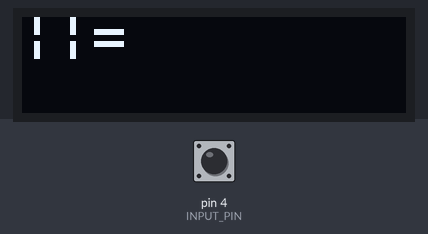
The sketch below on a simulated Arduino Leonardo, built with avr-gcc and run on an emulated ATmega32U4. On the bench: 128×32 one-colour display. The test bench sets the inputs (shaded band); at power-on: pin 4 (INPUT_PIN) HIGH. USB keyboard and mouse output is not drawn; what the sketch prints to the serial monitor is not drawn.

Above: at 1.2 s.
1.3 s: pin 4 (INPUT_PIN) pulled LOW for 0.15 s
At 2.6 s:
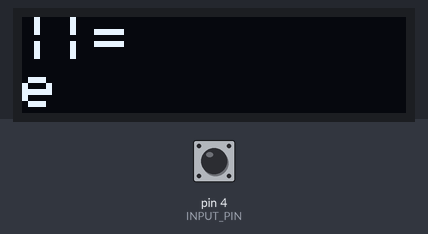
3.3 s: pin 4 (INPUT_PIN) pulled LOW for 1 s
At 5.3 s:
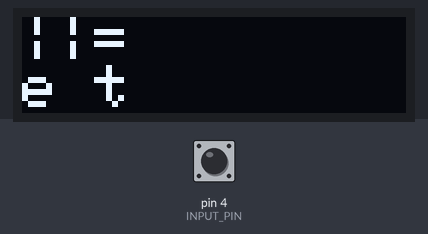
6.2 s: pin 4 (INPUT_PIN) pulled LOW for 0.15 s
At 7.5 s:
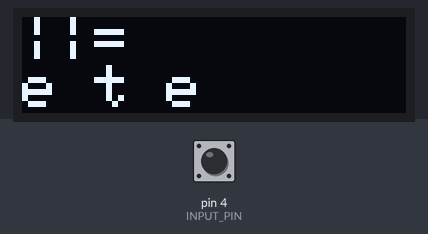
8.2 s: pin 4 (INPUT_PIN) pulled LOW for 0.15 s
At 8.56 s:
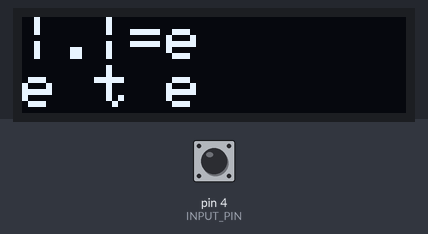
10.2 s: pin 4 (INPUT_PIN) pulled LOW for 1 s
At 11.41 s:
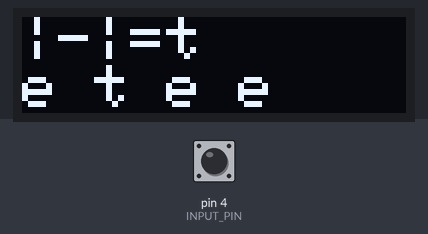
13.1 s: pin 4 (INPUT_PIN) pulled LOW for 3.2 s
At 18.6 s:
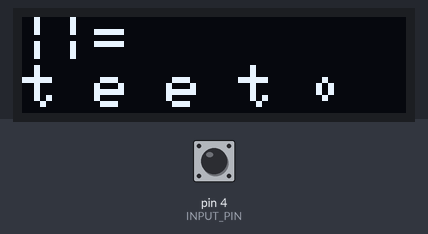
Timing chart, 0 to 19.8 s (numbered marks = the images above; inputs shaded):
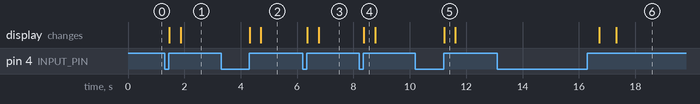

The sketch:

morse_keyboard.ino
```cpp
#include <SPI.h>
#include <Wire.h>
#include <Adafruit_GFX.h>
#include <Adafruit_SSD1306.h>
#include <Keyboard.h>

#define SCREEN_WIDTH 128
#define SCREEN_HEIGHT 32

#define OLED_RESET -1
Adafruit_SSD1306 display(SCREEN_WIDTH, SCREEN_HEIGHT, &Wire, OLED_RESET);

#define INPUT_PIN 4

const int DIT_LENGTH[2] = {25, 200};
const int CHAR_LENGTH[2] = {400 , 1000};
const int WORD_LENGTH[2] = {1001, 3000};
const int DAH_LENGTH[2] = {201, 1000};

bool keyboardEnabled = true;
bool inputPressed = false;
bool processedUnpressed = true;
bool processedWaitChar = true;
bool processedWaitWord = true;

unsigned long startPressed = 0;
unsigned long endPressed = 0;
unsigned long endWait = 0;
unsigned long startWait = 0;

unsigned long waitTime = 0;
unsigned long pressedTime = 0;

bool shouldRedraw = true;

unsigned int currentLetter = 0;
int letterIndex = 0;

String displayString = "";

enum SPECIAL_KEYS {
  CTRL,
  SHIFT,
  ALT
};

const int KEYMAP[6][64] = {
  // 1 bit maps
  {
    (int)'e', (int)'t'
  },
  // 2 bit maps
  {
    (int) 'i', (int) 'a', (int) 'n', (int) 'm'
  },
  // 3 bit maps
  {
    (int) 's', (int) 'u', (int) 'r', (int) 'w',
    (int) 'd', (int) 'k', (int) 'g', (int) 'o'
  },
  // 4 bit maps
  {
    (int) 'h', (int) 'v', (int) 'f', -1,
    (int) 'l', -1, (int) 'p', (int) 'j',
    (int) 'b', (int) 'x', (int) 'c', (int) 'y',
    (int) 'z', (int) 'q'
  },
  // 5 bit maps
  {
    // 5, 4, ., 3, .
    53, 52, -1, 51, -1,
    // ., 2, ., ., +
    -1, 50, -1, -1, (int)'+',
    // ., ., ., ., .
    -1, -1, -1, -1, 49,
    // 6, =, /, ., .
    54, (int)'=', (int)'/', -1, -1,
    // ., ., ., 7, .,
    -1, -1, -1, 55, -1,
    // ., ., 8, ., 9
    -1, -1, 56, -1, 57,
    // 0
    48
  },
  // 6 bit maps
  {
    -1, -1, -1, -1, -1, -1, -1, -1,
    -1, -1, -1, -1,  (int) '?', -1, -1, -1,
    -1, -1, -1, -1, (int) '`', -1, -1, -1,
    -1, -1, -1, -1, -1, -1, -1, -1,
    -1, (int) '-', -1, -1, -1, -1, -1, -1,
    -1, -1, (int) ';', (int) '!', -1, -1, -1, -1,
    -1, -1, (int) ',', -1, -1, -1, -1, (int)':',
    (int) ':', -1, -1, -1, -1, -1, -1, -1
  }
};


/**
 * Much similar to the binary keyboard, this code is hacky garbage
 * good luck and have fun
 */
void setup() {
  Serial.begin(9600);

  pinMode(INPUT_PIN, INPUT_PULLUP);

  Keyboard.begin();


  // Generate display voltage from 3.3 internally - from SSD1306 example
  if (!display.begin(SSD1306_SWITCHCAPVCC, 0x3C)) {
    Serial.println(F("Display failed to load"));
    for (;;); // go into permanenet loop so we don't break stuff
  }

}

void loop() {
  check_click();
  process_dits_and_dahs();
  draw();
}

bool check_click() {
  if (inputPressed) {
    pressedTime = millis() - startPressed;
    waitTime = 0;
  } else {
    waitTime = millis() - startWait;
    pressedTime = 0;
  }

  if (inputPressed && digitalRead(INPUT_PIN) == HIGH) {
    processedUnpressed = false;
    processedWaitChar = false;
    processedWaitWord = false;
    inputPressed = false;
    endPressed = millis();
    startWait = millis();
    print_click_status("not clicked");
  } else if (!inputPressed && digitalRead(INPUT_PIN) == LOW) {
    inputPressed = true;
    startPressed = millis();
    endWait = millis();

    processedWaitChar = true;
    processedWaitWord = true;
    print_click_status("clicked");
  }
}

void process_dits_and_dahs() {
  if (!processedWaitChar && isChar(waitTime)) {
    // send char
    send_char();
    processedWaitChar = true;
  }

  if (!processedWaitWord && isWord(waitTime)) {
    // send word
    send_word();
    processedWaitWord = true;
  }
  if (!processedUnpressed) {
    if (isDah(pressedTime)) {
      send_dah();
    } else if (isDit(pressedTime)) {
      send_dit();
    }

    processedUnpressed = true;
  }
}

void send_dit() {
  // add dit to currentLetter increment letterIndex
  currentLetter <<= 1;
  letterIndex++;
  shouldRedraw = true;
}

void send_dah() {
  // add dah to currentLetter, increment letterIndex
  currentLetter |= 1;
  currentLetter <<= 1;
  letterIndex++;
  shouldRedraw = true;
}

void send_word() {
  // send a space
  displayString += " ";
  send_keypress((int)' ');
  shouldRedraw = true;
}

void send_char() {
  // collect dits and dahs and translate
  Serial.print("current letter: "); Serial.println(currentLetter>>1);
  int value = KEYMAP[letterIndex-1][currentLetter>>1];

  displayString += (char)value;
  send_keypress(value);

  // reset currentLetter and letterIndex
  currentLetter = 0;
  letterIndex = 0;
  shouldRedraw = true;
}

void send_keypress(int key) {
  if (!keyboardEnabled) {
    return;
  }
  Keyboard.write(key);
}

void print_click_status(String beginMessage) {
  return;
  Serial.println("|--------------------------------|");
  Serial.println(beginMessage);
  Serial.print("input pressed: ");
  Serial.println(inputPressed);

  Serial.print("begin press: ");
  Serial.println(startPressed);


  Serial.print("end pressed: ");
  Serial.println(endPressed);


  Serial.print("start wait: ");
  Serial.println(startWait);


  Serial.print("end wait: ");
  Serial.println(endWait);

  if (inputPressed) {
    Serial.print("Last wait time: ");
    Serial.println(waitTime / 10);
  } else {
    Serial.print("Last press time: ");
    Serial.println(pressedTime / 10);
  }
  Serial.println("|--------------------------------|");
}

bool isDit(int input) {
  return withinBounds(input, DIT_LENGTH[0], DIT_LENGTH[1]);
}

bool isChar(int input) {
  return withinBounds(input, CHAR_LENGTH[0], CHAR_LENGTH[1]);
}

bool isWord(int input) {
  return withinBounds(input, WORD_LENGTH[0], WORD_LENGTH[1]);
}

bool isDah(int input) {
  return withinBounds(input, DAH_LENGTH[0], DAH_LENGTH[1]);
}

bool withinBounds(int check, int low, int high) {
  if (check >= low && check <= high) {
    return true;
  }

  return false;
}

void draw() {
  if (!shouldRedraw) {
    return;
  }

  if (displayString.length() > 10) {
    displayString = displayString.substring(displayString.length() - 10);
  }


  display.clearDisplay();
  display.setTextSize(2);
  display.setTextColor(SSD1306_WHITE);
  display.setCursor(0,0);
  String output = "|";

  int letterState = currentLetter;
  letterState >>= 1;

  for (int i = letterIndex; i > 0; i--) {
    output += ((letterState >> i - 1) & 1) == 0 ? "." : "-";
  }

  char preview = ' ';
  if (letterIndex >= 1) {
    preview = (char)KEYMAP[letterIndex-1][letterState];
  }

  output += "|=";
  output += preview;

  display.println(output);

  display.setCursor(0, 16);
  display.println(displayString);
  display.display();


  shouldRedraw = false;
}
```

Measured:
- after the input at 1.3 s, the display: first changes after 0.16 s (image 1 shows a later state)
- after the input at 3.3 s, the display: first changes after 1.0 s (image 2 shows a later state)
- after the input at 6.2 s, the display: first changes after 0.16 s (image 3 shows a later state)
- after the input at 8.2 s, the display: changes after 0.16 s (image 4)
- after the input at 10.2 s, the display: changes after 1.0 s (image 5)
- after the input at 13.1 s, the display: first changes after 3.6 s (image 6 shows a later state)
- what the display in image 4 shows lasts 0.4 s, from 8.4 s to 8.8 s
